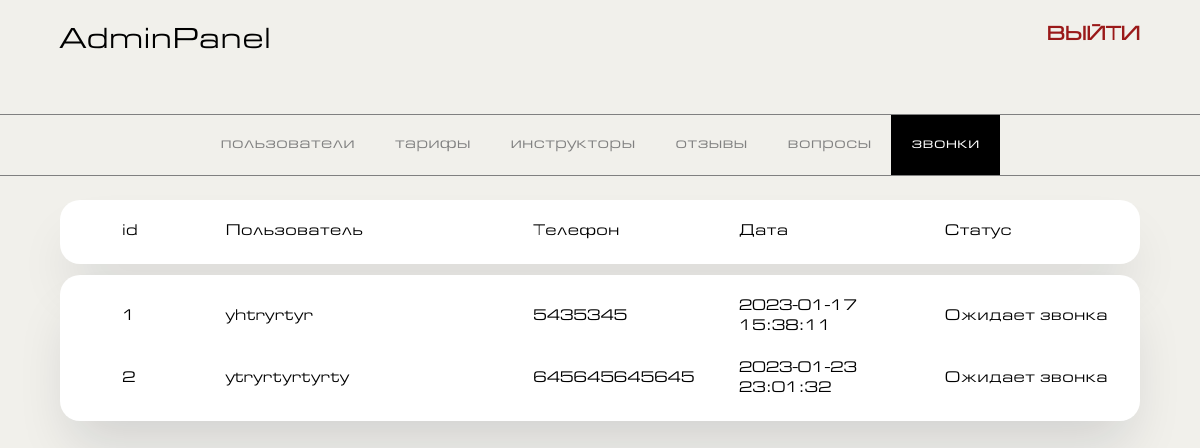
The page /adminpanel/callbacks.php on the database its author committed.
### tables this page shows
CREATE TABLE `callback` (
  `id` int(11) NOT NULL,
  `datetime` text NOT NULL,
  `name` text NOT NULL,
  `phone` text NOT NULL,
  `status` text NOT NULL
);

### adminpanel/callbacks.php (the view, shortened to what this page needs)
<!DOCTYPE html>
<html lang="en">
<head>
    <link href="adminpanel.css" rel="stylesheet">
</head>
<body>
<div class="container">
    <header>
        <div class="headerItem logo">
            AdminPanel
        </div>
        <div class="headerItem">
            <a href="../..">ВЫЙТИ</a>
        </div>
    </header>
</div>
<nav>
    <a href="index.php">
        <div class="navItem" >пользователи</div>
    </a>
    <a href="rates.php">
        <div class="navItem">тарифы</div>
    </a>
    <a href="instructors.php">
        <div class="navItem">инструкторы</div>
    </a>
    <a href="reviews.php">
        <div class="navItem">отзывы</div>
    </a>
    <a href="questions.php">
        <div class="navItem">вопросы</div>
    </a>
    <a href="callbacks.php" style="color: white; background-color: black;">
        <div class="navItem">звонки</div>
    </a>
</nav>
<div class="container">
    <div class="tableForm">
        <table>
            <tr>
                <td style="width: 10%">id</td>
                <td style="width: 30%">Пользователь</td>
                <td style="width: 20%">Телефон</td>
                <td style="width: 20%">Дата</td>
                <td style="width: 20%">Статус</td>
            </tr>
        </table>
        <table>
            <?php
            include_once('../connect.php');
            $table=mysqli_query($connect, "SELECT * from `callback`");
            while($row=mysqli_fetch_array($table)){
                $id=$row['id'];
                $name=$row['name'];
                $phone=$row['phone'];
                $datetime=$row['datetime'];
                $status=$row['status'];
                echo "<form action='views/questionsRedirect.php' method='POST'>
                        <tr>
                            <td style='width: 10%'>$id</td>
                            <td style='width: 30%'> $name </td>
                            <td style='width: 20%'>  $phone </td>
                            <td style='width: 20%'> $datetime </td>
                            <td style='width: 20%'> $status </td>
                        </tr>
                       </form>";
            }
            ?>
        </table>
    </div>
</div>
</body>
</html>

### adminpanel/adminpanel.css (style rules this page uses)
* { font-family: glavnik; }
body { margin: 0; padding: 0; background-color: #f1f0eb; }
a { color: gray; text-decoration: none; }
.container { margin-left: 5%; margin-right: 5%; margin-top: 2%; width: 90%; }
header { width: 100%; display: flex; justify-content: space-between; margin-bottom: 5%; }
.logo { font-size: 30px; }
.headerItem a { color: #9A1919; text-decoration: none; font-size: 20px; font-weight: 600; }
nav { display: flex; flex-wrap: wrap; justify-content: center; align-items: center; grid-gap: 0px; border-top: 1px solid gray; border-bottom: 1px solid gray; }
.navItem { padding: 20px; }
.tableForm { margin-top: 2%; }
table { width: 100%; margin-top: 1%; background-color: white; padding: 10px 0 10px 50px; border-radius: 20px; box-shadow: 0 32px 54px -12px rgba(16, 24, 40, 0.14); }
td { padding: 10px; }

### rows shown on the page
callback: id "1", name "yhtryrtyr", phone "5435345", datetime "2023-01-17 15:38:11", status "Ожидает звонка"
callback: id "2", name "ytryrtyrtyrty", phone "645645645645", datetime "2023-01-23 23:01:32", status "Ожидает звонка"
